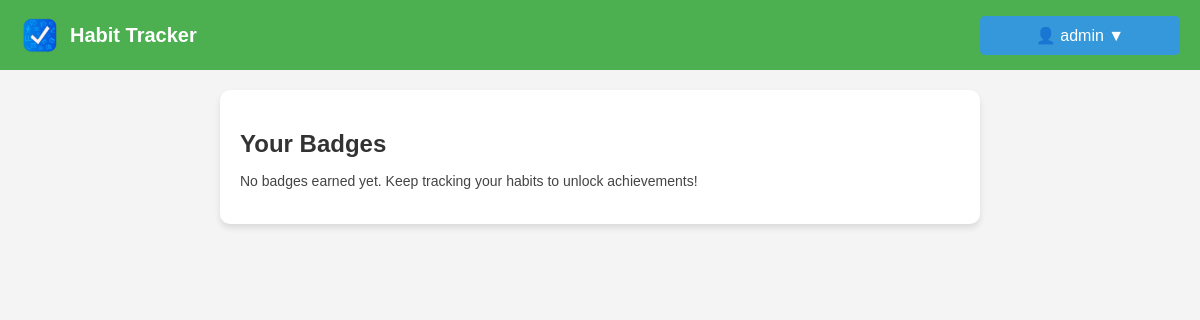
Page /badges (signed in) on the earlier database version.
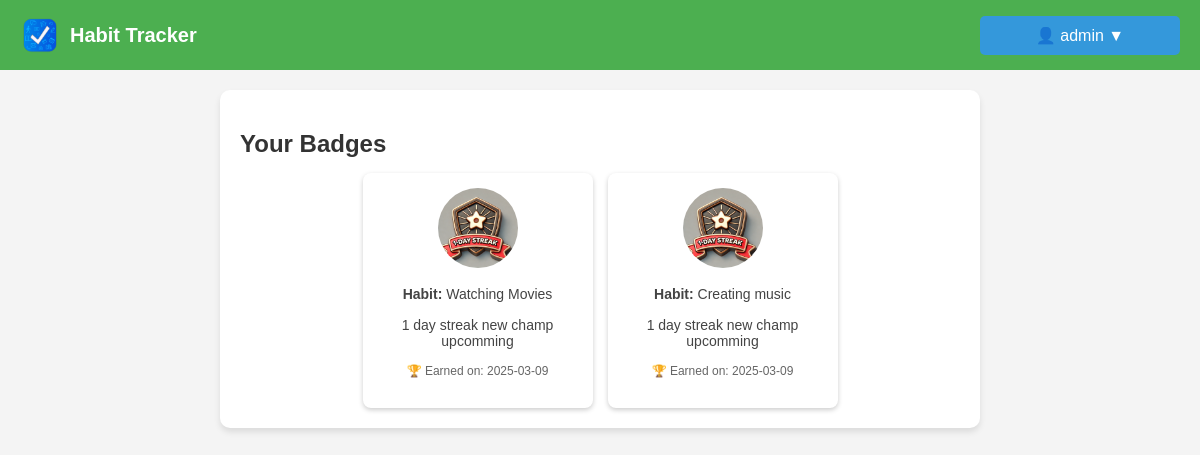
Same page on the later database version.
### models.py (models this page shows, shortened)
class UserBadge(db.Model):
    id = db.Column(db.Integer, primary_key=True)
    user_id = db.Column(db.Integer, db.ForeignKey('user.id'), nullable=False)
    habit_id = db.Column(db.Integer, db.ForeignKey('activity.id'), nullable=False)
    badge_id = db.Column(db.Integer, db.ForeignKey('badge.id'), nullable=False)
    awarded_at = db.Column(db.DateTime, default=datetime.utcnow)
    user = db.relationship('User', backref=db.backref('earned_badges', lazy=True))
    badge = db.relationship('Badge', backref=db.backref('awarded_to', lazy=True))

class Badge(db.Model):
    id = db.Column(db.Integer, primary_key=True)
    name = db.Column(db.String(100), nullable=False, unique=True)  # Badge name
    description = db.Column(db.Text, nullable=True)  # Description
    streak_required = db.Column(db.Integer, nullable=False)  # Streak condition
    created_at = db.Column(db.DateTime, default=datetime.utcnow)
    image_filename = db.Column(db.String(255), nullable=False)

class Activity(db.Model):
    id = db.Column(db.Integer, primary_key=True)
    name = db.Column(db.String(120), nullable=False)
    user_id = db.Column(db.Integer, db.ForeignKey('user.id'), nullable=False)
    streak = db.Column(db.Integer, default=0)
    last_completed = db.Column(db.DateTime, default=None)

### routes.py (the view)
@main_bp.route('/badges')
def badges():
    if 'user_id' not in session:
        flash("You need to log in first.", "danger")
        return redirect(url_for('main.login'))
    user_id = session['user_id']
    user_badges = UserBadge.query.filter_by(user_id=user_id).all()
    for badge in user_badges:
        badge.badge.name_escaped = json.dumps(badge.badge.name)
        badge.badge.description_escaped = json.dumps(badge.badge.description)
        badge.habit = Activity.query.get(badge.habit_id)
    return render_template('badges.html', username=session['username'], badges=user_badges)

### templates/badges.html (shortened to what this page needs)
<!DOCTYPE html>
<html lang="en">
  <head>
    <link
      rel="stylesheet"
      href="{{ url_for('static', filename='styles.css') }}"
    />
  </head>
  <body>
    <nav class="navbar">
      <div class="logo">
        <img
          src="{{ url_for('static', filename='logo.png') }}"
          alt="Habit Tracker Logo"
        />
        <span class="app-name">Habit Tracker</span>
      </div>
      <div class="nav-buttons">
        <div class="dropdown">
          <button class="dropbtn">👤 {{ session['username'] }} ▼</button>
        </div>
      </div>
    </nav>
    <div class="container">
      <h2>Your Badges</h2>
      {% if badges %}
      <div class="badge-grid">
        {% for badge in badges %}
        <div
          class="badge-card"
          onclick="openBadgeModal('{{ badge.badge.name }}', '{{ badge.badge.description }}', '{{ url_for('static', filename='badges/' + badge.badge.image_filename) }}', '{{ badge.habit.name }}')"
        >
          <img
            src="{{ url_for('static', filename='badges/' + badge.badge.image_filename) }}"
            alt="{{ badge.badge.name }}"
            title="{{ badge.badge.name }}"
            class="badge-img"
          />
          <p><strong>Habit:</strong> {{ badge.habit.name }}</p>
          <p>{{ badge.badge.description }}</p>
          <p class="badge-earned">
            🏆 Earned on: {{ badge.awarded_at.strftime('%Y-%m-%d') }}
          </p>
        </div>
        {% endfor %}
      </div>
      {% else %}
      <p>
        No badges earned yet. Keep tracking your habits to unlock achievements!
      </p>
      {% endif %}
    </div>
  </body>
</html>

### static/styles.css (style rules this page uses)
body { margin: 0; padding: 0; font-family: Arial, sans-serif; background-color: #f4f4f4; }
.navbar { display: flex; justify-content: space-between; align-items: center; background-color: #4CAF50; padding: 15px 20px; color: white; }
.logo { display: flex; align-items: center; }
.logo img { width: 40px; height: 40px; margin-right: 10px; }
.app-name { font-size: 20px; font-weight: bold; }
.dropbtn { background-color: #3498db; color: white; padding: 10px 16px; font-size: 16px; border: none; cursor: pointer; border-radius: 5px; }
.dropdown { position: relative; display: inline-block; }
.container { width: 60%; margin: 20px auto; padding: 20px; background: white; box-shadow: 0px 4px 6px rgba(0, 0, 0, 0.1); border-radius: 10px; }
h2 { color: #333; margin-bottom: 15px; }
button { padding: 8px 12px; width: 200px; border: none; border-radius: 5px; font-size: 14px; cursor: pointer; transition: 0.3s ease-in-out; }
p { font-size: 14px; color: #444; margin-bottom: 15px; }
.badge-earned { font-size: 12px; color: #666; }
.badge-grid { display: flex; flex-wrap: wrap; gap: 15px; justify-content: center; }
.badge-card { background: #fff; padding: 15px; border-radius: 8px; box-shadow: 0 2px 5px rgba(0, 0, 0, 0.2); text-align: center; width: 200px; cursor: pointer; transition: transform 0.2s; }
.badge-img { width: 80px; height: 80px; border-radius: 50%; }

Differences in the rows shown:
added UserBadge: image_filename (picture), habit.name "Watching Movies", badge.description "1 day streak new champ upcomming", awarded_at "2025-03-09"
added UserBadge: image_filename (picture), habit.name "Creating music", badge.description "1 day streak new champ upcomming", awarded_at "2025-03-09"
Other differences:
text no longer shown: "No badges earned yet. Keep tracking your habits to unlock achievements!"
